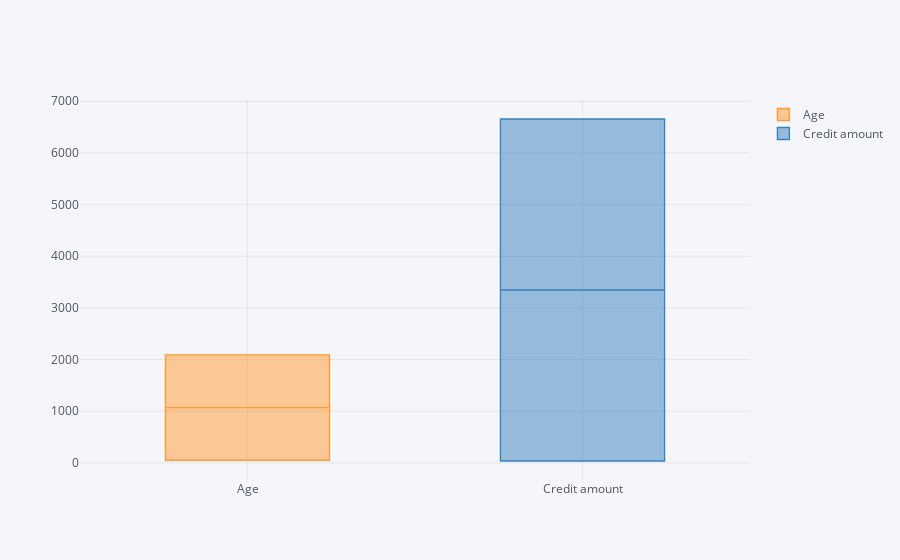

This figure's notebook cell:
### Code cell
a.iplot(kind='box')

### Figure 1 — Plotly figure (JSON) as saved in the notebook; plotly's stock layout.template omitted (floating-point values rounded to 4 significant figures)
{"data": [{"boxpoints": false, "line": {"width": 1.3}, "marker": {"color": "rgba(255, 153, 51, 1.0)"}, "name": "Age", "orientation": "v", "type": "box", "uid": "254e90d2-3f4b-4ef5-a37a-c92d48b60fc3", "y": [51, 2091.0]}, {"boxpoints": false, "line": {"width": 1.3}, "marker": {"color": "rgba(55, 128, 191, 1.0)"}, "name": "Credit amount", "orientation": "v", "type": "box", "uid": "4a08a4ea-cab2-4cb0-8b27-1533bb253adf", "y": [36.33, 6657.0]}], "layout": {"legend": {"bgcolor": "#F5F6F9", "font": {"color": "#4D5663"}}, "paper_bgcolor": "#F5F6F9", "plot_bgcolor": "#F5F6F9", "title": {"font": {"color": "#4D5663"}}, "xaxis": {"gridcolor": "#E1E5ED", "showgrid": true, "tickfont": {"color": "#4D5663"}, "title": {"font": {"color": "#4D5663"}, "text": ""}, "zerolinecolor": "#E1E5ED"}, "yaxis": {"gridcolor": "#E1E5ED", "showgrid": true, "tickfont": {"color": "#4D5663"}, "title": {"font": {"color": "#4D5663"}, "text": ""}, "zerolinecolor": "#E1E5ED"}}}
